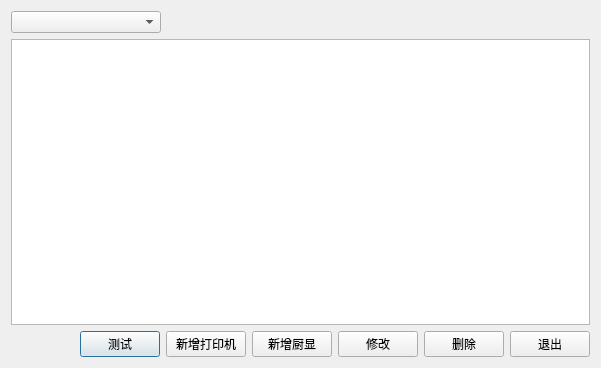
<?xml version="1.0" encoding="UTF-8"?>
<ui version="4.0">
 <class>w_bt_dish_Kitchenprinter_printermanager</class>
 <widget class="QDialog" name="w_bt_dish_Kitchenprinter_printermanager">
  <property name="geometry">
   <rect>
    <x>0</x>
    <y>0</y>
    <width>601</width>
    <height>368</height>
   </rect>
  </property>
  <property name="windowTitle">
   <string>Dialog</string>
  </property>
  <layout class="QVBoxLayout" name="verticalLayout">
   <item>
    <layout class="QHBoxLayout" name="horizontalLayout_2">
     <item>
      <widget class="lds_ComboBox" name="comboBox">
       <property name="minimumSize">
        <size>
         <width>150</width>
         <height>0</height>
        </size>
       </property>
      </widget>
     </item>
     <item>
      <spacer name="horizontalSpacer">
       <property name="orientation">
        <enum>Qt::Horizontal</enum>
       </property>
       <property name="sizeHint" stdset="0">
        <size>
         <width>40</width>
         <height>20</height>
        </size>
       </property>
      </spacer>
     </item>
    </layout>
   </item>
   <item>
    <widget class="lds_tableView" name="tableView"/>
   </item>
   <item>
    <layout class="QHBoxLayout" name="horizontalLayout">
     <item>
      <spacer name="horizontalSpacer_2">
       <property name="orientation">
        <enum>Qt::Horizontal</enum>
       </property>
       <property name="sizeHint" stdset="0">
        <size>
         <width>40</width>
         <height>20</height>
        </size>
       </property>
      </spacer>
     </item>
     <item>
      <widget class="lds_toolbar_button" name="pushButton_test">
       <property name="text">
        <string>测试</string>
       </property>
       <property name="outer_stylesheet" stdset="0">
        <string>pushbutton</string>
       </property>
      </widget>
     </item>
     <item>
      <widget class="lds_toolbar_button" name="pushButton_newprint">
       <property name="text">
        <string>新增打印机</string>
       </property>
       <property name="outer_stylesheet" stdset="0">
        <string>pushbutton</string>
       </property>
      </widget>
     </item>
     <item>
      <widget class="lds_toolbar_button" name="pushButton_newkitchen">
       <property name="text">
        <string>新增厨显</string>
       </property>
       <property name="outer_stylesheet" stdset="0">
        <string>pushbutton</string>
       </property>
      </widget>
     </item>
     <item>
      <widget class="lds_toolbar_button" name="pushButton_change">
       <property name="text">
        <string>修改</string>
       </property>
       <property name="outer_stylesheet" stdset="0">
        <string>pushbutton</string>
       </property>
      </widget>
     </item>
     <item>
      <widget class="lds_toolbar_button" name="pushButton_del">
       <property name="text">
        <string>删除</string>
       </property>
       <property name="outer_stylesheet" stdset="0">
        <string>pushbutton</string>
       </property>
      </widget>
     </item>
     <item>
      <widget class="lds_toolbar_button" name="pushButton_exit">
       <property name="text">
        <string>退出</string>
       </property>
       <property name="outer_stylesheet" stdset="0">
        <string>pushbutton</string>
       </property>
      </widget>
     </item>
    </layout>
   </item>
  </layout>
 </widget>
 <customwidgets>
  <customwidget>
   <class>lds_tableView</class>
   <extends>QTableView</extends>
   <header>lds_tableview.h</header>
  </customwidget>
  <customwidget>
   <class>lds_toolbar_button</class>
   <extends>QPushButton</extends>
   <header>lds_toolbar_button.h</header>
  </customwidget>
  <customwidget>
   <class>lds_ComboBox</class>
   <extends>QComboBox</extends>
   <header>lds_combobox.h</header>
  </customwidget>
 </customwidgets>
 <resources/>
 <connections/>
</ui>
